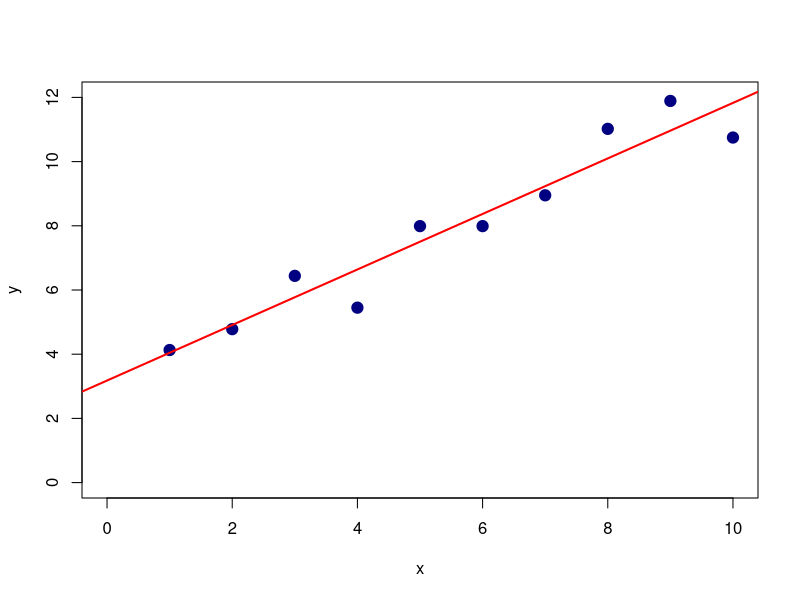
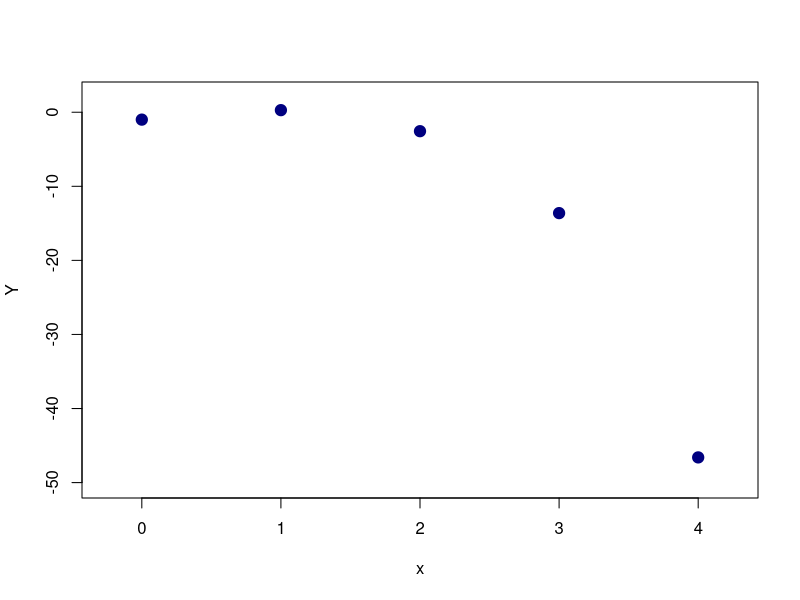
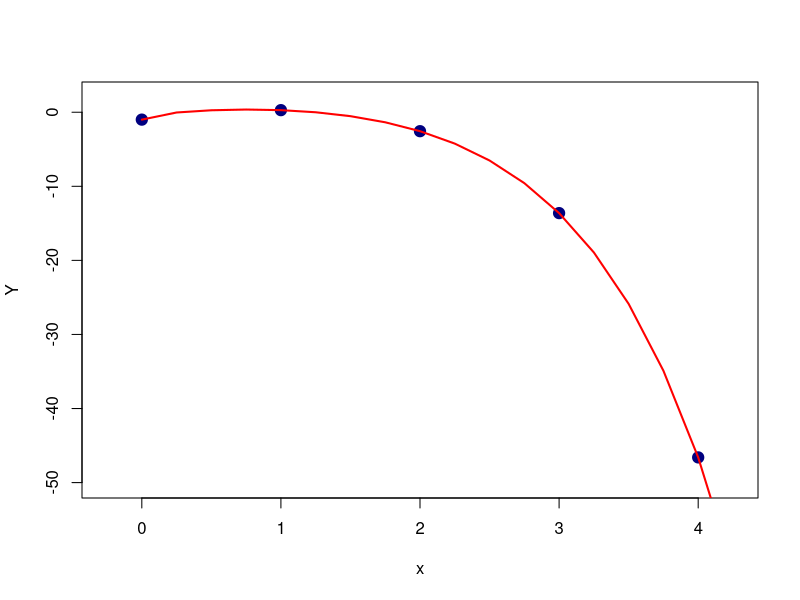

The R script that drew these images, in order:
## ---- chunk 1
knitr::opts_chunk$set(echo = TRUE)
library(kableExtra)
## ---- chunk 2
x <- 1:10
y <-  c(4.13,  4.78,  6.44,  5.45,  7.99,  7.99,  8.95, 11.02, 11.89, 10.75)
plot(x, y, xlim = c(0,10), ylim = c(0,12), col = "navy", pch = 19, cex = 1.5)
abline(3.18, 0.865, col = "red", lwd = 2)
## ---- chunk 3
# Store X as matrix.
n <- length(x)
X = cbind(rep(x = 1, times = n), x)

# Form coefficient matrices.
XX = t(X) %*% X
XY = t(X) %*% y
## ---- chunk 4
print_mat <- function(mat) {
  n <- nrow(mat)
  c('\\begin{bmatrix}',
    paste0(sapply(seq_len(n - 1),
                  function(i) paste0(mat[i, ], collapse = ' & ')),
           ' \\\\'),
    paste0(mat[n, ], collapse = ' & '),
    '\\end{bmatrix}')
} 
## ---- chunk 5
writeLines(c("$$ \\mathbf{X' X} =", 
             print_mat(as.matrix(XX)),  
             "\\hspace{0.5in} \\mathbf{X' Y}=",
             print_mat(as.matrix(XY)),
             "$$"))
## ---- chunk 6
# Calculate inverse.
invXX <- solve(XX)

# Solve for hatbeta
hBeta <- invXX %*% XY
## ---- chunk 7
writeLines(c("$$ \\mathbf{(X' X)^{-1}} =", 
             print_mat(as.matrix(invXX)),  
             "\\hspace{0.5in} \\mathbf{\\boldsymbol{\\hat\\beta}}=",
             print_mat(as.matrix(hBeta)),
             "$$"))
## ---- chunk 8
# Load pracma package.
library(pracma)

# Form augmented matrix.
Ab <- cbind(XX, XY)

# Reduce to RREF.
rrefAB <- rref(Ab)
## ---- chunk 9
writeLines(c("$$", 
             print_mat(Ab),  
             "\\;\\;\\sim\\;\\;",
             print_mat(rrefAB),
             "$$"))
## ---- chunk 10
hBetaS <- solve(XX, XY)
## ---- chunk 11
writeLines(c("$$ \\boldsymbol{\\hat\\beta}=",
             print_mat(as.matrix(hBetaS)),
             "$$"))
## ---- chunk 12
plot(x = 0:4, xlab = "x",
     y = c(-1, 0.28, -2.56, -13.62, -46.60), ylab = "Y",
     xlim = c(-1/4, 4 + 1/4), 
     ylim = c(-50, 2), col = "navy", 
     pch = 19, cex = 1.5)
## ---- chunk 13
# Load data.
x2 <- 0:4
y2 <- c(-1, 0.28, -2.56, -13.62, -46.60)
n2 <- length(x2)
# Create X.
X2 <- cbind(rep(x = 1, times = n2), x2, sqrt(x2), exp(x2))
## ---- chunk 14
writeLines(c("$$ \\mathbf{X}=",
             print_mat(as.matrix(X2)),
             ".$$"))
## ---- chunk 15
XX2 <- t(X2) %*% X2
XY2 <- t(X2) %*% y2
## ---- chunk 16
writeLines(c("$$ \\mathbf{X' X} =", 
             print_mat(as.matrix(XX2)),  
             "$$"))
## ---- chunk 17
writeLines(c("$$\\mathbf{X' Y}=",
             print_mat(as.matrix(XY2)),
             "$$"))
## ---- chunk 18
hBetaN <- solve(XX2, XY2)
## ---- chunk 19
writeLines(c("$$ \\boldsymbol{\\hat\\beta}=",
             print_mat(as.matrix(hBetaN)),
             "$$"))
## ---- chunk 20
# Plot observations.
plot(x = 0:4, xlab = "x",
     y = c(-1, 0.28, -2.56, -13.62, -46.60), ylab = "Y",
     xlim = c(-1/4, 4 + 1/4), 
     ylim = c(-50, 2), col = "navy", 
     pch = 19, cex = 1.5)

# Generate sequence of independent variables.
xs <- seq(from = 0, to = 4.25, by = 0.25)

# Predict points on curve using least-squares model
ys <- hBetaN[1] + hBetaN[2]*xs + hBetaN[3]*sqrt(xs) + hBetaN[4]*exp(xs)

# Plot least-squares curve
lines(xs, ys, col = "red", lwd = 2)
